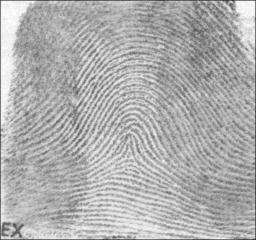
%> input picture assign1images/takis.jpg, 256 x 240 px
$ octave fingerprintScript.m   (GNU Octave 9; MATLAB toolbox functions it lacks are replaced by stand-ins)
%> lines starting %> are read from the running program, lines starting %| are printed output that depends on the picture
% fingerprintScript.m
% script for loading and processing fingerprint images to determine who
% stole Captain Abstraction's suit!

% load four known fingerprint images and convert to double type numbers
takis = double(imread('takis.jpg'));
%> takis: size 240x256 double; min 36, max 255, mean 175; mean of the top-left, top-right, bottom-left and bottom-right quarters 178.4, 165.7, 180.8, 175.3
sohie = double(imread('sohie.jpg'));
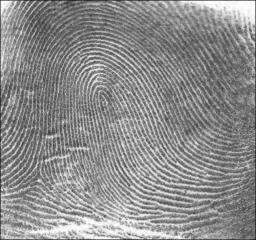
%> input picture assign1images/sohie.jpg, 256 x 240 px
%> sohie: size 240x256 double; min 18, max 255, mean 140.9; mean of the top-left, top-right, bottom-left and bottom-right quarters 129.9, 136.3, 154.3, 143.2
orit = double(imread('orit.jpg'));
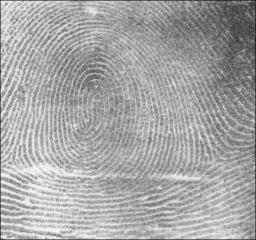
%> input picture assign1images/orit.jpg, 256 x 240 px
%> orit: size 240x256 double; min 21, max 255, mean 166.3; mean of the top-left, top-right, bottom-left and bottom-right quarters 168.6, 140.4, 186.3, 169.7
brian = double(imread('brian.jpg'));
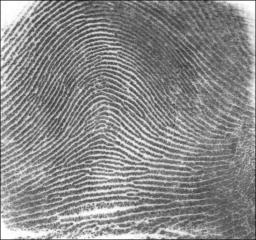
%> input picture assign1images/brian.jpg, 256 x 240 px
%> brian: size 240x256 double; min 28, max 255, mean 138.2; mean of the top-left, top-right, bottom-left and bottom-right quarters 137.1, 124.2, 156.8, 134.6

% read in the unknown partial fingerprint image
finger = double(imread('finger.jpg'));
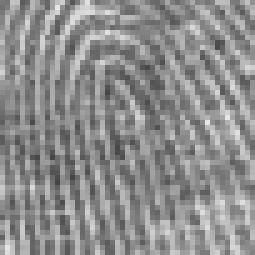
%> input picture assign1images/finger.jpg, 51 x 51 px (shown 5 times larger)
%> finger: size 51x51 double; min 69, max 230, mean 141.9; mean of the top-left, top-right, bottom-left and bottom-right quarters 143.6, 141, 135.5, 147.1

% display the four known fingerprint images in a 2x2 arrangement within a
% single figure window, and display the unknown partial fingerprint in a
% separate figure window
figure
subplot(2,2,1)
imshow(takis, [])
title('takis')
subplot(2,2,2)
imshow(sohie, [])
title('sohie')
subplot(2,2,3)
imshow(orit, [])
title('orit')
subplot(2,2,4)
imshow(brian, [])
title('brian')
% figure, imshow(finger, [])


% determine how strong a match there is between the unknown partial print
% and the best-matching subregion of each known fingerprint image
 takisMatch = getMatch(finger, takis);
%> after the loop in getMatch, `for row = 1:(xdim-xP)`: value = 77485
%> takisMatch = 77485
 sohieMatch  = getMatch(finger, sohie);
%> sohieMatch = 14415
 oritMatch = getMatch(finger, orit);
%> oritMatch = 74943
 brianMatch = getMatch(finger, brian);
%> brianMatch = 77807

% determine the culprit and print their identity - the names of the
% suspects are stored as strings inside a cell array that is created
% and indexed using curly braces {}
 matches = [takisMatch sohieMatch oritMatch brianMatch];
%> matches = [77485 14415 74943 77807]
 names = {'Takis' 'Sohie' 'Orit' 'Brian'};
 [minv, mini] = min(matches);
%> minv = 14415; mini = 2
 disp(['Sadly, ' names{mini} ' is the culprit :(']);
%| Sadly, Sohie is the culprit :(

 % Return a number that quantifies the best match between the partial
 % fingerprint and the most similar patch of the full fingerprint image by
 % measuring similiarity using the sum of absolute differences method
function value = getMatch(image1, image2)
[xP, yP] = size(image1);
[xdim, ydim] = size(image2);
value = inf;
for row = 1:(xdim-xP)
    for col = 1:(ydim-yP)
        tempValue = sum(sum(abs(image1-image2(row:(row+xP-1),col:(col+yP-1)))));
        if (tempValue < value)
            value = tempValue;
        end
    end
end
end
